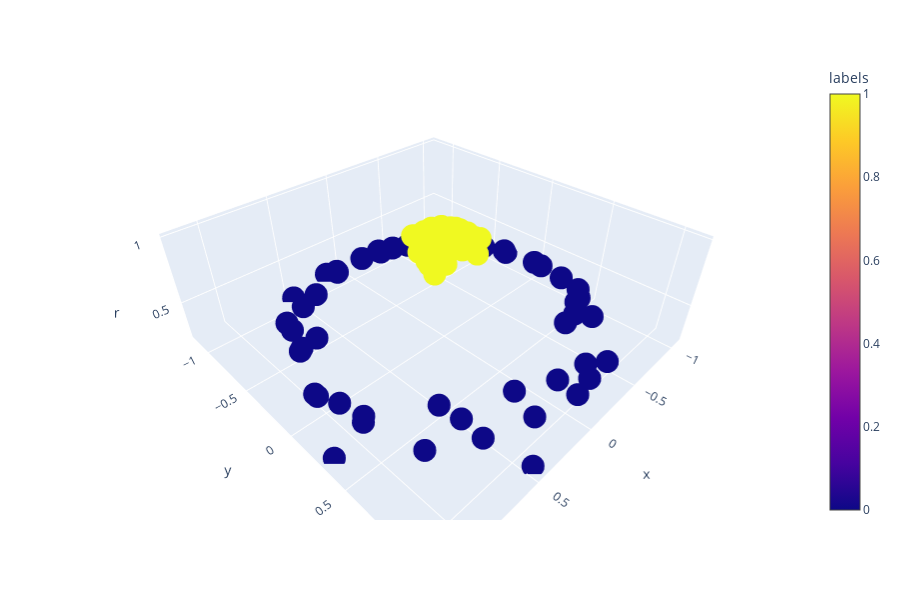

Source (notebook cell):
### Markdown cell above
# We can map it to another space where we can separate it:

### Code cell
r = np.exp(-(X ** 2).sum(1))

dt = pd.DataFrame()
dt["x"] = X[:,0]
dt["y"] = X[:,1]
dt["r"] = r
dt["labels"] = 1

mask = dt['r'] <= 0.6
dt['labels'] = 1
dt.loc[mask, 'labels'] = 0

fig = px.scatter_3d(dt, x='x', y='y', z='r', color="labels")
fig.update_layout(showlegend=False)

fig.show()
